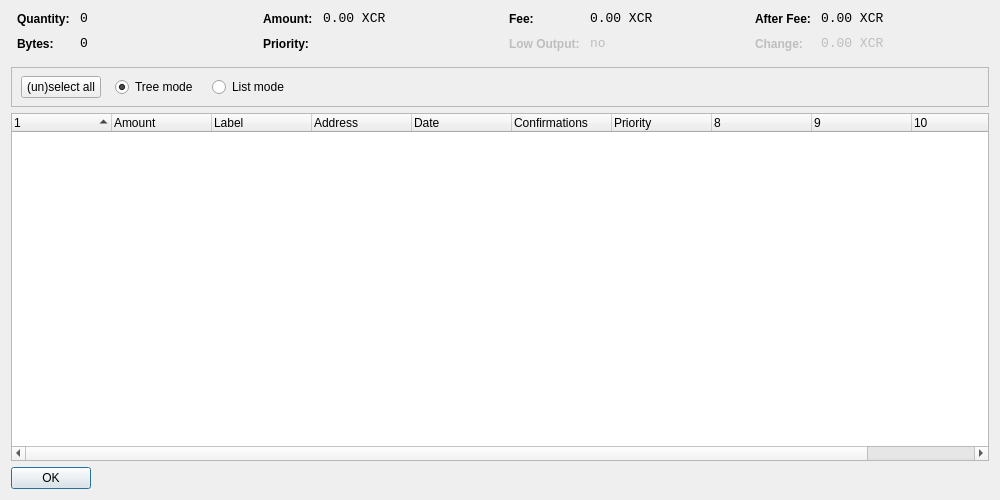
<?xml version="1.0" encoding="UTF-8"?>
<ui version="4.0">
 <class>CoinControlDialog</class>
 <widget class="QDialog" name="CoinControlDialog">
  <property name="geometry">
   <rect>
    <x>0</x>
    <y>0</y>
    <width>1000</width>
    <height>500</height>
   </rect>
  </property>
  <property name="windowTitle">
   <string>Coin Control</string>
  </property>
  <layout class="QVBoxLayout" name="verticalLayout">
   <item>
    <layout class="QHBoxLayout" name="horizontalLayoutTop" stretch="0,0,0,0">
     <property name="topMargin">
      <number>0</number>
     </property>
     <property name="bottomMargin">
      <number>10</number>
     </property>
     <item>
      <layout class="QFormLayout" name="formLayoutCoinControl1">
       <property name="horizontalSpacing">
        <number>10</number>
       </property>
       <property name="verticalSpacing">
        <number>10</number>
       </property>
       <property name="leftMargin">
        <number>6</number>
       </property>
       <property name="rightMargin">
        <number>6</number>
       </property>
       <item row="0" column="0">
        <widget class="QLabel" name="labelCoinControlQuantityText">
         <property name="styleSheet">
          <string notr="true">font-weight:bold;</string>
         </property>
         <property name="text">
          <string>Quantity:</string>
         </property>
        </widget>
       </item>
       <item row="0" column="1">
        <widget class="QLabel" name="labelCoinControlQuantity">
         <property name="font">
          <font>
           <family>Monospace</family>
           <pointsize>10</pointsize>
          </font>
         </property>
         <property name="cursor">
          <cursorShape>IBeamCursor</cursorShape>
         </property>
         <property name="contextMenuPolicy">
          <enum>Qt::ActionsContextMenu</enum>
         </property>
         <property name="text">
          <string notr="true">0</string>
         </property>
         <property name="textInteractionFlags">
          <set>Qt::LinksAccessibleByMouse|Qt::TextSelectableByKeyboard|Qt::TextSelectableByMouse</set>
         </property>
        </widget>
       </item>
       <item row="1" column="0">
        <widget class="QLabel" name="labelCoinControlBytesText">
         <property name="styleSheet">
          <string notr="true">font-weight:bold;</string>
         </property>
         <property name="text">
          <string>Bytes:</string>
         </property>
        </widget>
       </item>
       <item row="1" column="1">
        <widget class="QLabel" name="labelCoinControlBytes">
         <property name="font">
          <font>
           <family>Monospace</family>
           <pointsize>10</pointsize>
          </font>
         </property>
         <property name="cursor">
          <cursorShape>IBeamCursor</cursorShape>
         </property>
         <property name="contextMenuPolicy">
          <enum>Qt::ActionsContextMenu</enum>
         </property>
         <property name="text">
          <string notr="true">0</string>
         </property>
         <property name="textInteractionFlags">
          <set>Qt::LinksAccessibleByMouse|Qt::TextSelectableByKeyboard|Qt::TextSelectableByMouse</set>
         </property>
        </widget>
       </item>
      </layout>
     </item>
     <item>
      <layout class="QFormLayout" name="formLayoutCoinControl2">
       <property name="horizontalSpacing">
        <number>10</number>
       </property>
       <property name="verticalSpacing">
        <number>10</number>
       </property>
       <property name="leftMargin">
        <number>6</number>
       </property>
       <property name="rightMargin">
        <number>6</number>
       </property>
       <item row="0" column="0">
        <widget class="QLabel" name="labelCoinControlAmountText">
         <property name="styleSheet">
          <string notr="true">font-weight:bold;</string>
         </property>
         <property name="text">
          <string>Amount:</string>
         </property>
        </widget>
       </item>
       <item row="0" column="1">
        <widget class="QLabel" name="labelCoinControlAmount">
         <property name="font">
          <font>
           <family>Monospace</family>
           <pointsize>10</pointsize>
          </font>
         </property>
         <property name="cursor">
          <cursorShape>IBeamCursor</cursorShape>
         </property>
         <property name="contextMenuPolicy">
          <enum>Qt::ActionsContextMenu</enum>
         </property>
         <property name="text">
          <string notr="true">0.00 XCR</string>
         </property>
         <property name="textInteractionFlags">
          <set>Qt::LinksAccessibleByMouse|Qt::TextSelectableByKeyboard|Qt::TextSelectableByMouse</set>
         </property>
        </widget>
       </item>
       <item row="1" column="0">
        <widget class="QLabel" name="labelCoinControlPriorityText">
         <property name="styleSheet">
          <string notr="true">font-weight:bold;</string>
         </property>
         <property name="text">
          <string>Priority:</string>
         </property>
        </widget>
       </item>
       <item row="1" column="1">
        <widget class="QLabel" name="labelCoinControlPriority">
         <property name="font">
          <font>
           <family>Monospace</family>
           <pointsize>10</pointsize>
          </font>
         </property>
         <property name="cursor">
          <cursorShape>IBeamCursor</cursorShape>
         </property>
         <property name="contextMenuPolicy">
          <enum>Qt::ActionsContextMenu</enum>
         </property>
         <property name="text">
          <string/>
         </property>
         <property name="textInteractionFlags">
          <set>Qt::LinksAccessibleByMouse|Qt::TextSelectableByKeyboard|Qt::TextSelectableByMouse</set>
         </property>
        </widget>
       </item>
      </layout>
     </item>
     <item>
      <layout class="QFormLayout" name="formLayoutCoinControl3">
       <property name="horizontalSpacing">
        <number>10</number>
       </property>
       <property name="verticalSpacing">
        <number>10</number>
       </property>
       <property name="leftMargin">
        <number>6</number>
       </property>
       <property name="rightMargin">
        <number>6</number>
       </property>
       <item row="0" column="0">
        <widget class="QLabel" name="labelCoinControlFeeText">
         <property name="styleSheet">
          <string notr="true">font-weight:bold;</string>
         </property>
         <property name="text">
          <string>Fee:</string>
         </property>
        </widget>
       </item>
       <item row="0" column="1">
        <widget class="QLabel" name="labelCoinControlFee">
         <property name="font">
          <font>
           <family>Monospace</family>
           <pointsize>10</pointsize>
          </font>
         </property>
         <property name="cursor">
          <cursorShape>IBeamCursor</cursorShape>
         </property>
         <property name="contextMenuPolicy">
          <enum>Qt::ActionsContextMenu</enum>
         </property>
         <property name="text">
          <string notr="true">0.00 XCR</string>
         </property>
         <property name="textInteractionFlags">
          <set>Qt::LinksAccessibleByMouse|Qt::TextSelectableByKeyboard|Qt::TextSelectableByMouse</set>
         </property>
        </widget>
       </item>
       <item row="1" column="0">
        <widget class="QLabel" name="labelCoinControlLowOutputText">
         <property name="enabled">
          <bool>false</bool>
         </property>
         <property name="styleSheet">
          <string notr="true">font-weight:bold;</string>
         </property>
         <property name="text">
          <string>Low Output:</string>
         </property>
        </widget>
       </item>
       <item row="1" column="1">
        <widget class="QLabel" name="labelCoinControlLowOutput">
         <property name="enabled">
          <bool>false</bool>
         </property>
         <property name="font">
          <font>
           <family>Monospace</family>
           <pointsize>10</pointsize>
          </font>
         </property>
         <property name="cursor">
          <cursorShape>IBeamCursor</cursorShape>
         </property>
         <property name="contextMenuPolicy">
          <enum>Qt::ActionsContextMenu</enum>
         </property>
         <property name="text">
          <string notr="true">no</string>
         </property>
         <property name="textInteractionFlags">
          <set>Qt::LinksAccessibleByMouse|Qt::TextSelectableByKeyboard|Qt::TextSelectableByMouse</set>
         </property>
        </widget>
       </item>
      </layout>
     </item>
     <item>
      <layout class="QFormLayout" name="formLayoutCoinControl4">
       <property name="horizontalSpacing">
        <number>10</number>
       </property>
       <property name="verticalSpacing">
        <number>10</number>
       </property>
       <property name="leftMargin">
        <number>6</number>
       </property>
       <property name="rightMargin">
        <number>6</number>
       </property>
       <item row="0" column="0">
        <widget class="QLabel" name="labelCoinControlAfterFeeText">
         <property name="styleSheet">
          <string notr="true">font-weight:bold;</string>
         </property>
         <property name="text">
          <string>After Fee:</string>
         </property>
        </widget>
       </item>
       <item row="0" column="1">
        <widget class="QLabel" name="labelCoinControlAfterFee">
         <property name="font">
          <font>
           <family>Monospace</family>
           <pointsize>10</pointsize>
          </font>
         </property>
         <property name="cursor">
          <cursorShape>IBeamCursor</cursorShape>
         </property>
         <property name="contextMenuPolicy">
          <enum>Qt::ActionsContextMenu</enum>
         </property>
         <property name="text">
          <string notr="true">0.00 XCR</string>
         </property>
         <property name="textInteractionFlags">
          <set>Qt::LinksAccessibleByMouse|Qt::TextSelectableByKeyboard|Qt::TextSelectableByMouse</set>
         </property>
        </widget>
       </item>
       <item row="1" column="0">
        <widget class="QLabel" name="labelCoinControlChangeText">
         <property name="enabled">
          <bool>false</bool>
         </property>
         <property name="styleSheet">
          <string notr="true">font-weight:bold;</string>
         </property>
         <property name="text">
          <string>Change:</string>
         </property>
        </widget>
       </item>
       <item row="1" column="1">
        <widget class="QLabel" name="labelCoinControlChange">
         <property name="enabled">
          <bool>false</bool>
         </property>
         <property name="font">
          <font>
           <family>Monospace</family>
           <pointsize>10</pointsize>
          </font>
         </property>
         <property name="cursor">
          <cursorShape>IBeamCursor</cursorShape>
         </property>
         <property name="contextMenuPolicy">
          <enum>Qt::ActionsContextMenu</enum>
         </property>
         <property name="text">
          <string notr="true">0.00 XCR</string>
         </property>
         <property name="textInteractionFlags">
          <set>Qt::LinksAccessibleByMouse|Qt::TextSelectableByKeyboard|Qt::TextSelectableByMouse</set>
         </property>
        </widget>
       </item>
      </layout>
     </item>
    </layout>
   </item>
   <item>
    <widget class="QFrame" name="frame">
     <property name="minimumSize">
      <size>
       <width>0</width>
       <height>40</height>
      </size>
     </property>
     <property name="frameShape">
      <enum>QFrame::StyledPanel</enum>
     </property>
     <property name="frameShadow">
      <enum>QFrame::Sunken</enum>
     </property>
     <widget class="QWidget" name="horizontalLayoutWidget">
      <property name="geometry">
       <rect>
        <x>10</x>
        <y>0</y>
        <width>781</width>
        <height>41</height>
       </rect>
      </property>
      <layout class="QHBoxLayout" name="horizontalLayoutPanel" stretch="0,0,0,0,0">
       <property name="spacing">
        <number>14</number>
       </property>
       <item>
        <widget class="QPushButton" name="pushButtonSelectAll">
         <property name="sizePolicy">
          <sizepolicy hsizetype="Maximum" vsizetype="Fixed">
           <horstretch>0</horstretch>
           <verstretch>0</verstretch>
          </sizepolicy>
         </property>
         <property name="text">
          <string>(un)select all</string>
         </property>
        </widget>
       </item>
       <item>
        <widget class="QRadioButton" name="radioTreeMode">
         <property name="sizePolicy">
          <sizepolicy hsizetype="Maximum" vsizetype="Fixed">
           <horstretch>0</horstretch>
           <verstretch>0</verstretch>
          </sizepolicy>
         </property>
         <property name="text">
          <string>Tree mode</string>
         </property>
         <property name="checked">
          <bool>true</bool>
         </property>
        </widget>
       </item>
       <item>
        <widget class="QRadioButton" name="radioListMode">
         <property name="sizePolicy">
          <sizepolicy hsizetype="Maximum" vsizetype="Fixed">
           <horstretch>0</horstretch>
           <verstretch>0</verstretch>
          </sizepolicy>
         </property>
         <property name="text">
          <string>List mode</string>
         </property>
        </widget>
       </item>
       <item>
        <spacer name="horizontalSpacer">
         <property name="orientation">
          <enum>Qt::Horizontal</enum>
         </property>
         <property name="sizeHint" stdset="0">
          <size>
           <width>40</width>
           <height>20</height>
          </size>
         </property>
        </spacer>
       </item>
      </layout>
     </widget>
    </widget>
   </item>
   <item>
    <widget class="CoinControlTreeWidget" name="treeWidget">
     <property name="contextMenuPolicy">
      <enum>Qt::CustomContextMenu</enum>
     </property>
     <property name="sortingEnabled">
      <bool>false</bool>
     </property>
     <property name="columnCount">
      <number>11</number>
     </property>
     <attribute name="headerShowSortIndicator" stdset="0">
      <bool>true</bool>
     </attribute>
     <attribute name="headerStretchLastSection">
      <bool>false</bool>
     </attribute>
     <column>
      <property name="text">
       <string/>
      </property>
     </column>
     <column>
      <property name="text">
       <string>Amount</string>
      </property>
     </column>
     <column>
      <property name="text">
       <string>Label</string>
      </property>
     </column>
     <column>
      <property name="text">
       <string>Address</string>
      </property>
     </column>
     <column>
      <property name="text">
       <string>Date</string>
      </property>
     </column>
     <column>
      <property name="text">
       <string>Confirmations</string>
      </property>
      <property name="toolTip">
       <string>Confirmed</string>
      </property>
     </column>
     <column>
      <property name="text">
       <string>Priority</string>
      </property>
     </column>
     <column>
      <property name="text">
       <string/>
      </property>
     </column>
     <column>
      <property name="text">
       <string/>
      </property>
     </column>
     <column>
      <property name="text">
       <string/>
      </property>
     </column>
     <column>
      <property name="text">
       <string/>
      </property>
     </column>
    </widget>
   </item>
   <item>
    <widget class="QDialogButtonBox" name="buttonBox">
     <property name="sizePolicy">
      <sizepolicy hsizetype="Maximum" vsizetype="Fixed">
       <horstretch>0</horstretch>
       <verstretch>0</verstretch>
      </sizepolicy>
     </property>
     <property name="orientation">
      <enum>Qt::Horizontal</enum>
     </property>
     <property name="standardButtons">
      <set>QDialogButtonBox::Ok</set>
     </property>
    </widget>
   </item>
  </layout>
 </widget>
 <customwidgets>
  <customwidget>
   <class>CoinControlTreeWidget</class>
   <extends>QTreeWidget</extends>
   <header>coincontroltreewidget.h</header>
  </customwidget>
 </customwidgets>
 <resources/>
 <connections/>
</ui>
